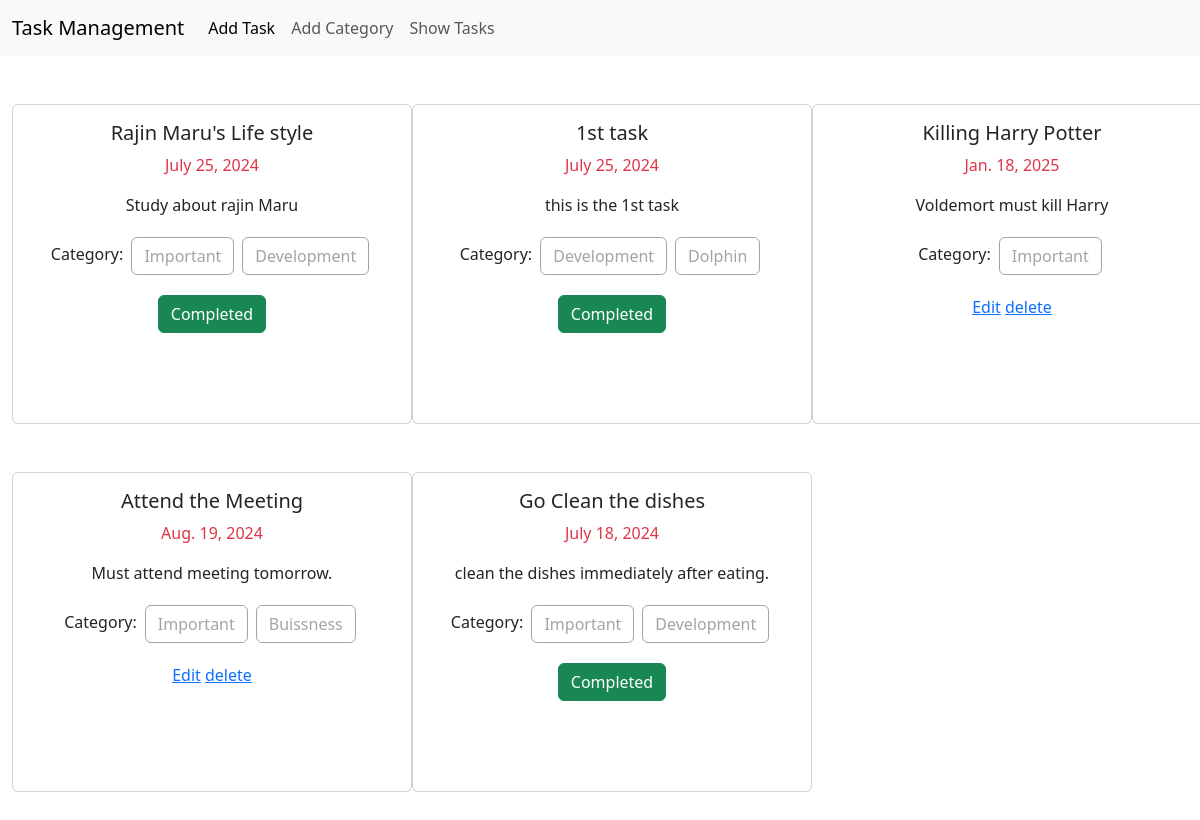
Page /task/show_tasks/ on the committed database.
### task/models.py (models this page shows, shortened)
class TaskModel(models.Model):
    title = models.CharField(max_length=200)
    is_completed = models.BooleanField(default=False)
    description = models.TextField()
    assign_date = models.DateField()
    category = models.ManyToManyField(TaskCategory, related_name='categories')

### category/models.py (models this page shows)
class TaskCategory(models.Model):
    name = models.CharField(max_length=100, unique=True)
    def __str__(self):
        return self.name

### task/views.py (the view)
# urls.py: path('show_tasks/', views.show_tasks, name='show_tasks'),
def show_tasks(request):
    tasks = TaskModel.objects.all()
    return render(request, 'task/show_tasks.html',{'tasks':tasks})

### task/templates/task/show_tasks.html (shortened to what this page needs)
{% extends 'base.html' %}
{% block content %}
<div class="row m-auto mt-5">
    {% for task in tasks %}
    <div class="col-4">
        <div class="card text-center mb-5" style="width: 25rem; height: 20rem;">
            <div class="card-body">
            <h5 class="card-title">{{task.title}}</h5>
            <p class="card-text text-danger">{{task.assign_date}}</p>
            <p class="card-text">{{task.description}}</p>
            <p class="card-text">Category: {% for category in task.category.all %}<button type="button" class="btn btn-outline-secondary m-1" disabled>{{category}}</button>{% endfor %}</p>
            {% if task.is_completed %}
            <p class="card-text btn btn-success">Completed</p>
            {% else %}
            <p><a href="{% url 'edit_task' task.id %}">Edit</a>
            <a href="{% url 'delete_task' task.id %}">delete</a></p>
            {% endif %}
            </div>
        </div>
    </div>
    {% endfor %}
</div>
{% endblock content %}

### templates/base.html (shortened to what this page needs)
<!DOCTYPE html>
<html lang="en">
<head>
    <link href="https://cdn.jsdelivr.net/npm/bootstrap@5.3.3/dist/css/bootstrap.min.css" rel="stylesheet">
</head>
<body>
    <nav class="navbar navbar-expand-lg bg-body-tertiary">
        <div class="container-fluid">
        <a class="navbar-brand" href="{% url 'home' %}">Task Management</a>
        <div class="collapse navbar-collapse" id="navbarSupportedContent">
            <ul class="navbar-nav me-auto mb-2 mb-lg-0">
            <li class="nav-item">
                <a class="nav-link active" aria-current="page" href="{% url 'create_task' %}">Add Task</a>
            </li>
            <li class="nav-item">
                <a class="nav-link" href="{% url 'create_category' %}">Add Category</a>
            </li>
            <li class="nav-item">
                <a class="nav-link" href="{% url 'show_tasks' %}">Show Tasks</a>
            </li>
            </ul>
        </div>
        </div>
    </nav>
    {% block content %}
    {% endblock content %}
</body>
</html>

### rows in the picture
TaskModel: title "Rajin Maru's Life style", assign_date "July 25, 2024", description "Study about rajin Maru", is_completed "Completed"
TaskCategory: name "Important"
TaskCategory: name "Development"
TaskModel: title "1st task", assign_date "July 25, 2024", description "this is the 1st task", is_completed "Completed"
TaskCategory: name "Dolphin"
TaskModel: title "Killing Harry Potter", assign_date "Jan. 18, 2025", description "Voldemort must kill Harry", is_completed "Edit"
TaskModel: title "Attend the Meeting", assign_date "Aug. 19, 2024", description "Must attend meeting tomorrow.", is_completed "Edit"
TaskCategory: name "Buissness"
TaskModel: title "Go Clean the dishes", assign_date "July 18, 2024", description "clean the dishes immediately after eating.", is_completed "Completed"
